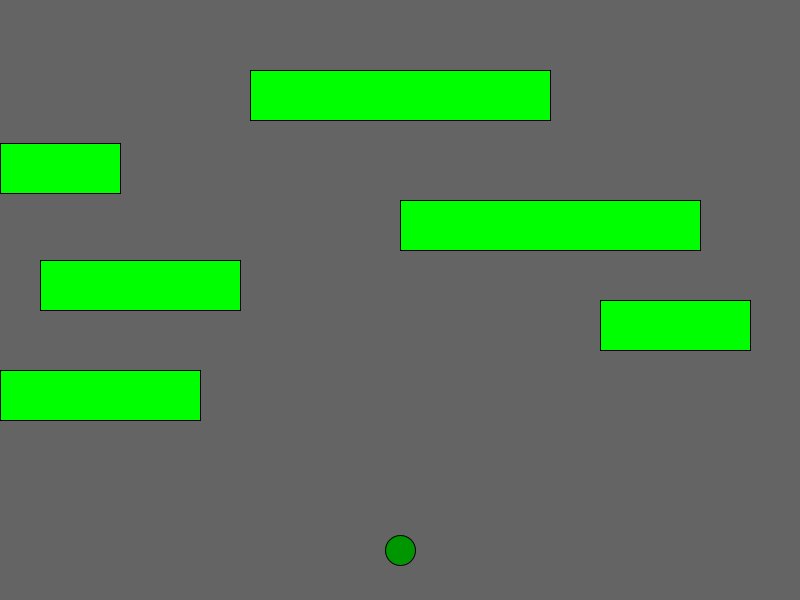
Frame 1 (no input)
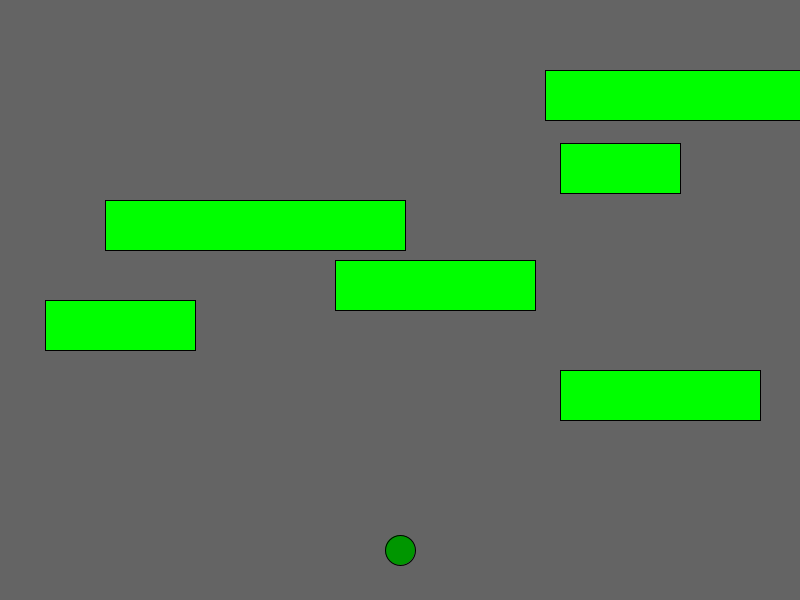
Frame 60 (the mouse pressed at the canvas centre just before this capture)
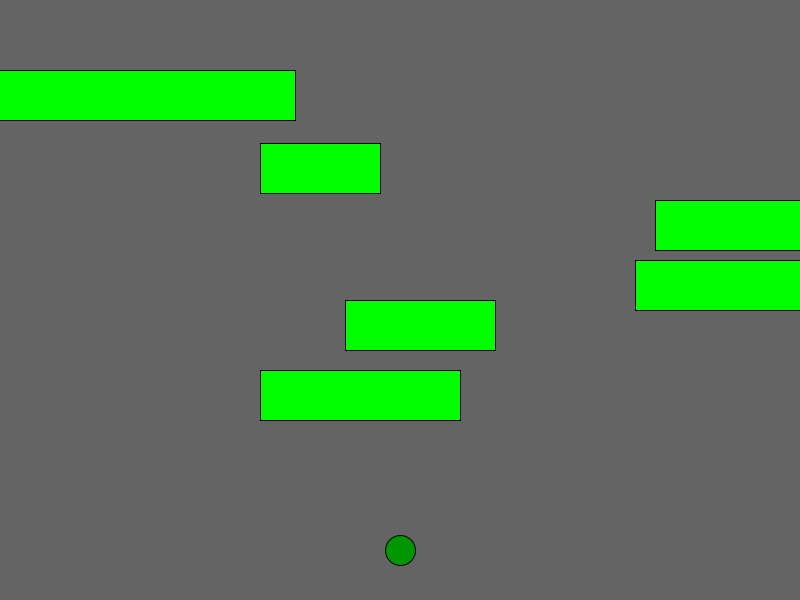
Frame 120 (the mouse held since frame 60 and released just before this capture)

The Processing sketch that drew these frames (run headless with seeded random() and noise(); from frame 60 on, the mouse is pressed at the canvas centre):

// Processing sketch: Froggy
// ── Froggy.pde
Car b = new Car(40, 260, 200);
Car c = new Car(0, 143, 120);
Car d = new Car(600, 300, 150);
Car e= new Car(0, 370, 200);
Car f= new Car(400, 200, 300);
Car a = new Car(250,70,300);
int x = 400;
int y = 550;
void setup() {
  size(800, 600);
}

void draw() {
  background(100, 100, 100);
  fill(0, 150, 0);
  ellipse(x, y, 30, 30);
  b.display("");
  c.display("-");
  d.display("");
  e.display("-");
  f.display("-");
  a.display("");
  intersects(a);
  intersects(b);
  intersects(c);
  intersects(d);
  intersects(e);
  intersects(f);
  if (intersects(a)||intersects(b)||intersects(c)||intersects(d)||intersects(e)||intersects(f)==true) {
  System.exit(0);
  }
}
void keyPressed()
{
  if (key == CODED) {
    if (keyCode == UP)
    { 
      y = y- 20;
      offScreen();
    } else if (keyCode == DOWN)
    { 
      y = y+20; 
      offScreen();
    } else if (keyCode == RIGHT)
    {
      x=x+20;
      offScreen();
    } else if (keyCode == LEFT)
    {
      x=x-20;
      offScreen();
    }
  }
}
void offScreen() {
  if (x+10>=800) {
    x -=20;
  } else if (x-10<=0) {
    x+=20;
  } else if (y+10>=600) {
    y-=20;
  } else if (y-10<=0) {
    System.out.println("You win");
  }
}
class Car {
  int CarX;
  int CarY;
  int size;
  
  void display(String Direction) {
    fill(0, 255, 0);
    rect(CarX, CarY, size, 50);
    if (Direction=="-") {
      CarX -= 5;
       if (CarX<=0) {
         CarX = 850;
       }
    }
    else {
    CarX +=5;
     if (CarX>=width) {
      CarX = -50;
    }
    }
  }
   
  Car(int CarX, int CarY, int size) {
    this.CarX = CarX;
    this.CarY = CarY;
    this.size = size;
  }
  int getX() {
    return CarX;
  }
  int getY() {
    return CarY;
  }
  int getSize() {
    return size;
  }
}
boolean intersects(Car car) {
 if ((y > car.getY() && y < car.getY()+50) &&
                (x > car.getX() && x < car.getX()+car.getSize())) {
   return true;
  }
 else  {
  return false;
 }
}
